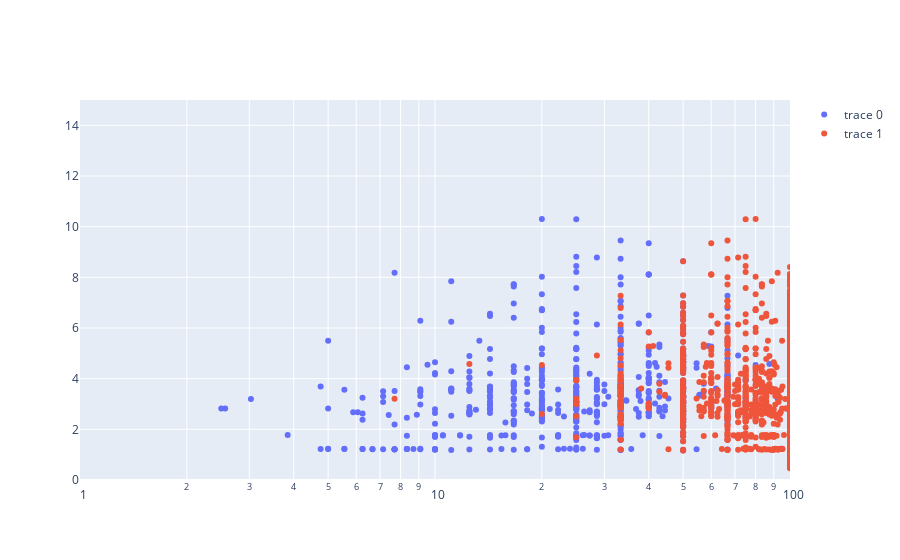

Notebook code for this chart:
### Code cell
fig = go.Figure()

fig.add_trace(go.Scatter(mode="markers", x=df1["percentage"], y=df1["score"] ))
fig.add_trace(go.Scatter(mode="markers", x=df2["percentage"], y=df2["score"] ))
#fig.update_xaxes(type="log")
fig.update_xaxes(type="log", range=[0,2]) # log range: 10^0=1, 10^5=100000
fig.update_yaxes(range=[0,15]) # linear range
fig.show()

### Figure 1 — Plotly figure (JSON) as saved in the notebook; plotly's stock layout.template omitted (floating-point values rounded to 4 significant figures; data arrays with more than 128 entries replaced by an {"elided": "..."} marker saying what was removed)
{"data": [{"mode": "markers", "type": "scatter", "x": {"elided": "1924 float values"}, "y": {"elided": "1924 float values"}}, {"mode": "markers", "type": "scatter", "x": {"elided": "1924 float values"}, "y": {"elided": "1924 float values"}}], "layout": {"xaxis": {"range": [0, 2], "type": "log"}, "yaxis": {"range": [0, 15]}}}
